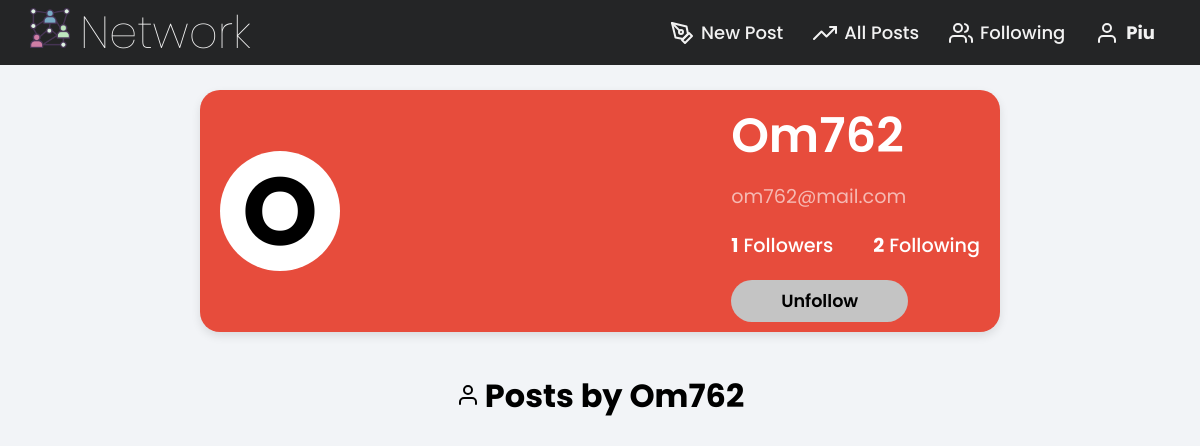
The page /profile/Om762 (signed in) on the database its author committed.
### network/models.py (models this page shows, shortened)
class User(AbstractUser):
    color = models.CharField(max_length=7, default=generate_random_color)
    following = models.ManyToManyField("network.User", verbose_name=_("Following"), related_name="follower")
    def count_following(self):
        return self.following.count()
    def count_follower(self):
        return self.follower.count()
    def is_following(self, user):
        return self.following.filter(id=user.id).exists()

### network/views.py (the view)
# urls.py: path("profile/<str:username>", views.profile_view, name="profile_view"),
def profile_view(request, username):
    try:
        profile_user = User.objects.get(username=username)
    except User.DoesNotExist:
        return HttpResponse(f"User not found with username <b>{username}</b>")
    posts = Post.objects.filter(poster=profile_user)
    return render(request, "network/profile.html", {""
        "profile_user":profile_user,
        "posts":posts,
        "count_follower": profile_user.count_follower(),
        "count_following": profile_user.count_following(),
        "is_following": profile_user.is_following(request.user) if request.user.is_authenticated else False
    })

### network/templates/network/profile.html (shortened to what this page needs)
{% extends "network/layout.html" %}
{% load static %}
{% block head %}
<link rel="stylesheet" href="{% static 'network/profile.css' %}" />
<link rel="stylesheet" href="{% static 'network/index.css' %}" />
{% endblock head %}
{% block body %}
<div class="profile-header">
  <div class="profile-container">
    <div class="profile-avatar">
      <span class="avatar-text">{{ profile_user.username|slice:":1"|upper }}</span>
    </div>
    <div class="profile-details">
      <h2>{{ profile_user.username }}</h2>
      <p class="email">{{ profile_user.email }}</p>
      <div class="stats">
        <span id="followers_count"><strong>{{ count_follower }}</strong> Followers</span>
        <span><strong>{{ count_following }}</strong> Following</span>
      </div>
      {% if request.user.is_authenticated and request.user != profile_user %}
      {% if is_following %}
      <button type="button" onclick="follow()" id="follow-btn" class="btn toggle-follow unfollow-btn">
        Unfollow
      </button>
      {% else %}
      <button type="button" onclick="follow()" id="follow-btn" class="btn toggle-follow">Follow</button>
      {% endif %}
      {% endif %}
    </div>
  </div>
</div>
<h1 class="pageHeading">
  <i data-feather="user"></i>Posts by {{ profile_user.username }}
</h1>
{% endblock %}

### network/templates/network/layout.html (shortened to what this page needs)
{% load static %}
<!DOCTYPE html>
<html lang="en">
<head>
  <link href="{% static 'network/styles.css' %}" rel="stylesheet" />
  {% block head %}{% endblock %}
</head>
<body>
  <nav>
    <div class="navdiv">
      <div id="logo"><a href="/"><img src="{% static 'network/img/network_logo.png' %}"
            alt="Network logo" /><span>Network</span></a></div>
      <ul class="nav-links">
        {% if user.is_authenticated %}
        <li><a href="/#new-post-textarea"><i data-feather="pen-tool" id="new-post-link"></i><span>New Post</span></a>
        </li>
        {% endif %}
        <li><a href="/"><i data-feather="trending-up"></i><span>All Posts</span></a></li>
        {% if user.is_authenticated %}
        <li><a href="/followings"><i data-feather="users"></i><span>Following</span></a></li>
        <li>
          <a class="desktop" href="#"><i data-feather="user"></i><span><strong>{{ user.username }}</strong></span></a>
        </li>
        {% endif %}
      </ul>
    </div>
  </nav>
  <div class="body">
    {% block body %}
    {% endblock %}
  </div>
</body>
</html>

### network/static/network/styles.css (style rules this page uses)
* { margin: 0; padding: 0; box-sizing: border-box; font-family: 'Poppins', sans-serif; }
nav { position: fixed; z-index: 99; width: 100%; background-color: #242526; }
nav .navdiv { position: relative; max-width: 1300px; padding: 0px 30px; height: 65px; margin: auto; display: flex; align-items: center; justify-content: space-between; }
#logo { width: auto; height: 100%; display: flex; align-items: center; justify-content: center; }
#logo a { color: #f2f2f2; font-size: 30px; font-weight: 100; text-decoration: none; }
#logo img { height: 40px; max-width: 100%; object-fit: contain; }
#logo span { margin: 0 10px; padding: 0; font-size: 45px; font-weight: 100; }
.navdiv .nav-links { display: inline-flex; }
.nav-links li { list-style: none; }
.nav-links li a { display: flex; align-items: center; color: #f2f2f2; color: #f2f2f2; text-decoration: none; font-size: 18px; font-weight: 500; padding: 9px 15px; border-radius: 5px; transition: all 0.3s ease; }
svg { margin-right: 5px; }
.nav-links li a span { margin-left: 2px; }
.body { padding-top: 90px; max-width: 800px; margin: auto; padding-bottom: 100px; }
.body { scroll-behavior: smooth; scroll-padding-top: 1000px; }

### network/static/network/profile.css (style rules this page uses)
.profile-header { text-align: center; padding: 10px 0; margin-bottom: 40px; background-color:#0056b3; box-shadow: 0px 4px 10px rgba(0, 0, 0, 0.1); color: white; border-radius: 20px; }
.profile-header .profile-container { display: flex; justify-content: space-between; align-items: center; max-width: 1200px; margin: 0 auto; padding: 0 20px; flex-wrap: wrap; }
.profile-header .profile-avatar { width: 120px; height: 120px; border-radius: 50%; background-color: #fff; display: flex; align-items: center; justify-content: center; }
.profile-header .avatar-text { font-size: 6rem; color: #000000; font-weight: bold; text-transform: uppercase; }
.profile-header .profile-details { max-width: 600px; text-align: left; padding-left: 30px; }
.profile-header .profile-details h2 { font-size: 3rem; font-weight: 600; margin: 0 0 10px; }
.profile-header .profile-details p { font-size: 1.2rem; margin: 5px 0; color: #7a7a7a; }
.profile-header .profile-details .email { color: #ffffff9c; }
.profile-header .profile-details .stats { margin-top: 20px; display: flex; justify-content: flex-start; gap: 40px; font-size: 1.2rem; }
.profile-header .profile-details .stats span { font-weight: 500; color: #fff; }
.profile-header button.btn { padding: 8px 50px; font-size: 1.1rem; border: none; cursor: pointer; margin-top: 20px; }
.profile-header .toggle-follow { --bg: #c4c4c4; --hover-bg: #0099ff; --hover-text: #ffffff; color: #000000; cursor: pointer; font-weight: 600; border: 1px solid var(--bg); border-radius: 50px; padding: 0.8em 2em; background: var(--bg); transition: 0.2s; }
.profile-header .unfollow-btn { --hover-bg: #ff5e00; }

### network/static/network/index.css (style rules this page uses)
body { background-color: #f2f4f7; }
a { text-decoration: none; color: #007BFF; font-weight: bold; transition: color 0.3s ease; }
.pageHeading { text-align: center; margin-top: 40px; }

### rows shown on the page
User: username "Piu"
User: username "O", username "Om762", email "om762@mail.com"

### other values the page prints
{{ count_follower }} "1"
{{ count_following }} "2"
